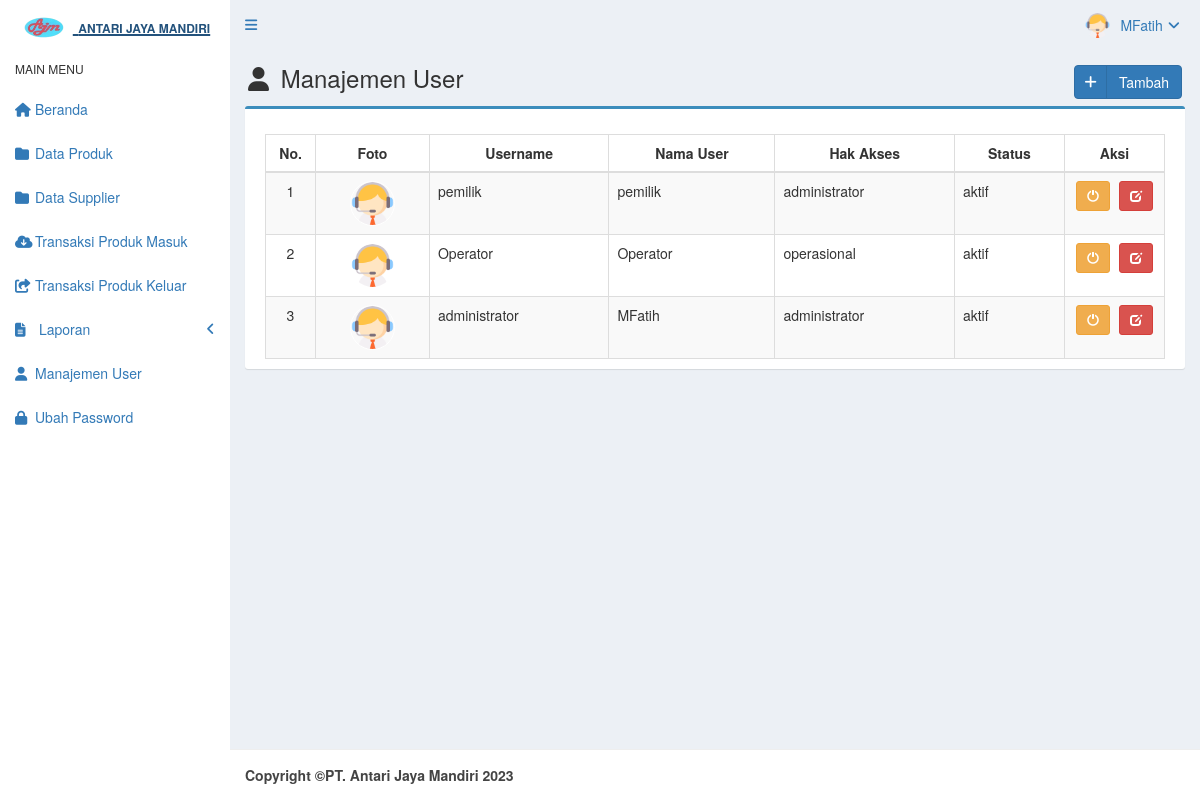
Screenshot of /main.php?module=user (signed in) with the database file from the repository.
### tables this page shows
CREATE TABLE `tb_user` (
  `id_user` int(5) NOT NULL,
  `username` varchar(50) NOT NULL,
  `password` varchar(50) NOT NULL,
  `nama_user` varchar(50) NOT NULL,
  `telepon` char(13) DEFAULT NULL,
  `foto` varchar(100) DEFAULT NULL,
  `hak_akses` enum('operasional','administrator','','') NOT NULL,
  `status` enum('aktif','blokir') NOT NULL DEFAULT 'aktif',
  `created_at` timestamp NOT NULL DEFAULT current_timestamp(),
  `updated_at` timestamp NOT NULL DEFAULT current_timestamp() ON UPDATE current_timestamp()
);

### modules/user/view.php (the view, shortened to what this page needs)
<section class="content-header">
  <h1>
    <i class="fa fa-user icon-title"></i> Manajemen User
    <a class="btn btn-primary btn-social pull-right" href="?module=form_user&form=add" title="Tambah Data" data-toggle="tooltip">
      <i class="fa fa-plus"></i> Tambah
    </a>
  </h1>
</section>
<section class="content">
  <div class="row">
    <div class="col-md-12">
      <div class="box box-primary">
        <div class="box-body">
          <table id="dataTables1" class="table table-bordered table-striped table-hover">
            <thead>
              <tr>
                <th class="center">No.</th>
                <th class="center">Foto</th>
                <th class="center">Username</th>
                <th class="center">Nama User</th>
                <th class="center">Hak Akses</th>
                <th class="center">Status</th>
                <th class="center">Aksi</th>
              </tr>
            </thead>
            <tbody>
            <?php
            $no = 1;
            $query = mysqli_query($mysqli, "SELECT * FROM tb_user ORDER BY id_user DESC")
                                            or die('Ada kesalahan pada query tampil data user: '.mysqli_error($mysqli));
            while ($data = mysqli_fetch_assoc($query)) {
              echo "<tr>
                      <td width='50' class='center'>$no</td>";
                      if ($data['foto']=="") { ?>
                        <td class='center'><img class='img-user' src='images/user/user-default.png' width='45'></td>
                      <?php
                      } else { ?>
                        <td class='center'><img class='img-user' src='images/user/<?php echo $data['foto']; ?>' width='45'></td>
                      <?php
                      }
              echo "  <td>$data[username]</td>
                      <td>$data[nama_user]</td>
                      <td>$data[hak_akses]</td>
                      <td>$data[status]</td>
                      <td class='center' width='100'>
                          <div>";
                          if ($data['status']=='aktif') { ?>
                            <a data-toggle="tooltip" data-placement="top" title="Blokir" style="margin-right:5px" class="btn btn-warning btn-sm" href="modules/user/proses.php?act=off&id=<?php echo $data['id_user'];?>">
                                <i style="color:#fff" class="glyphicon glyphicon-off"></i>
                            </a>
            <?php
                          }
                          else { ?>
                            <a data-toggle="tooltip" data-placement="top" title="Aktifkan" style="margin-right:5px" class="btn btn-success btn-sm" href="modules/user/proses.php?act=on&id=<?php echo $data['id_user'];?>">
                                <i style="color:#fff" class="glyphicon glyphicon-ok"></i>
                            </a>
            <?php
                          }
              echo "      <a data-toggle='tooltip' data-placement='top' title='Ubah' class='btn btn-danger btn-sm' href='?module=form_user&form=edit&id=$data[id_user]'>
                                <i style='color:#fff' class='glyphicon glyphicon-edit'></i>
                            </a>
                          </div>
                      </td>
                    </tr>";
              $no++;
            }
            ?>
            </tbody>
          </table>
        </div>
      </div>
    </div>
  </div>
</section><!-- /.content

### top_menu.php (shortened to what this page needs)
<?php
	require_once "config/database.php";
	$query = mysqli_query($mysqli, "SELECT id_user, nama_user, foto, hak_akses FROM tb_user WHERE id_user='$_SESSION[id_user]'") or die('Ada Kesalahan pada query tampil User: '.mysql_error($mysqli));
	$data = mysqli_fetch_assoc($query);
 ?>
 <li class="dropdown user user-menu">
 	<a href="#" class="dropdown-toggle" data-toggle="dropdown">
 		<?php
 			if($data['foto']=="") { ?>
 			<img src="images/user/user-default.png" class="user-image" alt="user Image" />
 		<?php
 		}
 		else {?>
			<img src="images/user/<?php echo $data['foto']; ?>" class="user-image" alt="User Image" />
		<?php
		}
 		?>
 		<span class="hidden-xs"><?php echo $data['nama_user']; ?><i style="margin-left: 5px" class="fa fa-angle-down"></i></span>
 		</a>
 </li>

### assets/css/style.css (style rules this page uses)
.btn-social *:first-child { border-right: 1px solid rgba(0, 0, 0, 0.1); bottom: 0; font-size: 1em !important; left: 0; line-height: 32px !important; position: absolute; text-align: center; top: 0; width: 32px !important; }
.content-header { padding: 15px 18px 0; position: relative; }
.center { text-align:center; }
.img-user { border: 1px solid #fff; border-radius: 100%; }
.icon-title { margin-right: 5px; }
body { background-color: #fff; color: #333; font-size: 15px; line-height: 1.42857; }

### rows the page displays
tb_user: foto (picture), nama_user "MFatih", username "administrator", hak_akses "administrator", status "aktif"
tb_user: foto (picture), username "pemilik", nama_user "pemilik", hak_akses "administrator", status "aktif"
tb_user: foto (picture), username "Operator", nama_user "Operator", hak_akses "operasional", status "aktif"
